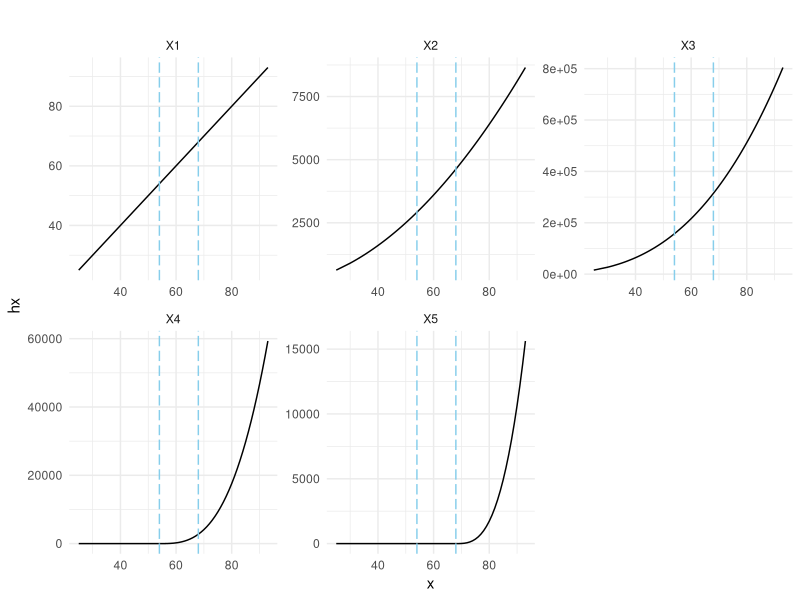
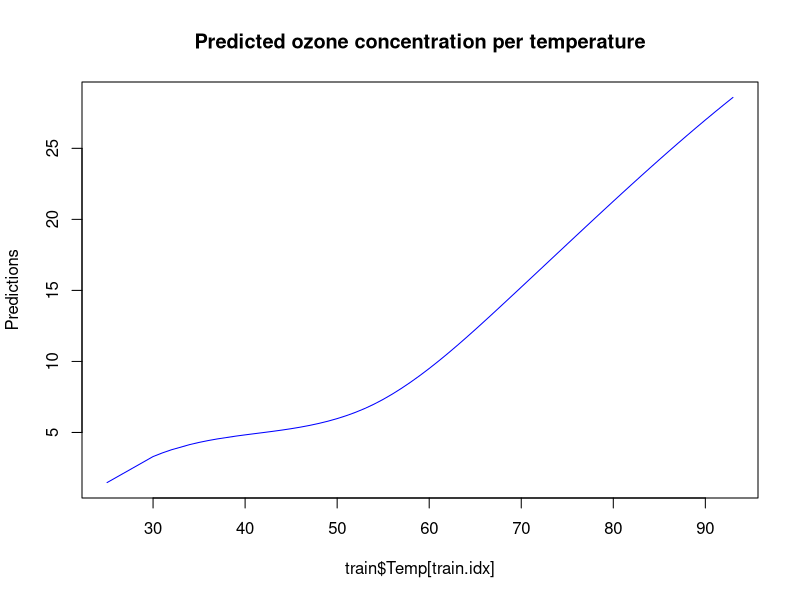
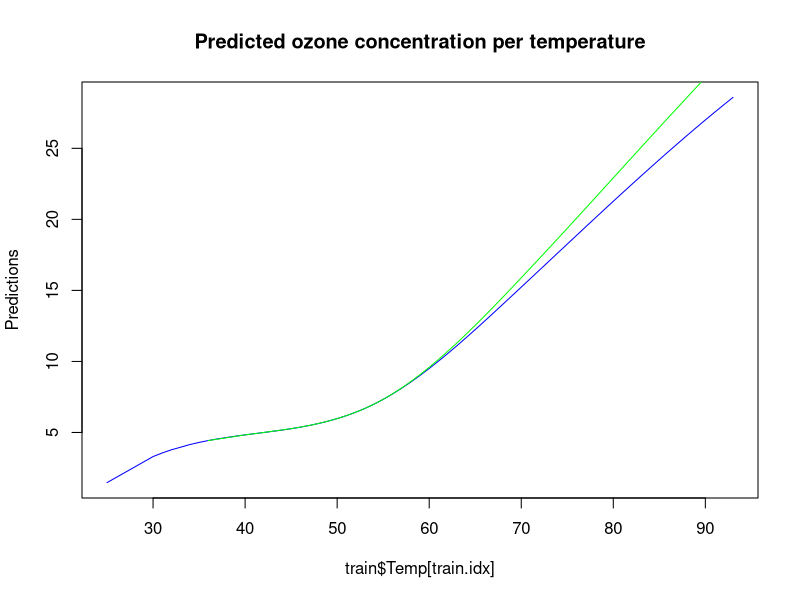
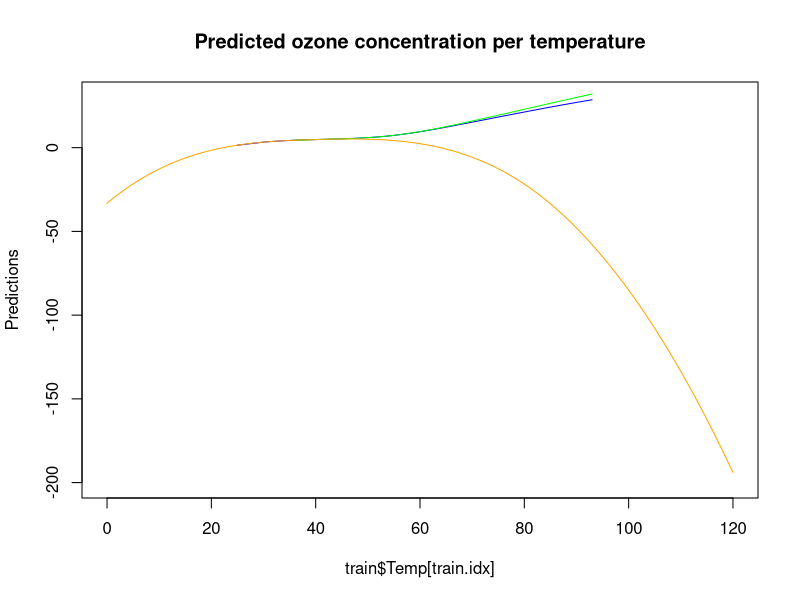
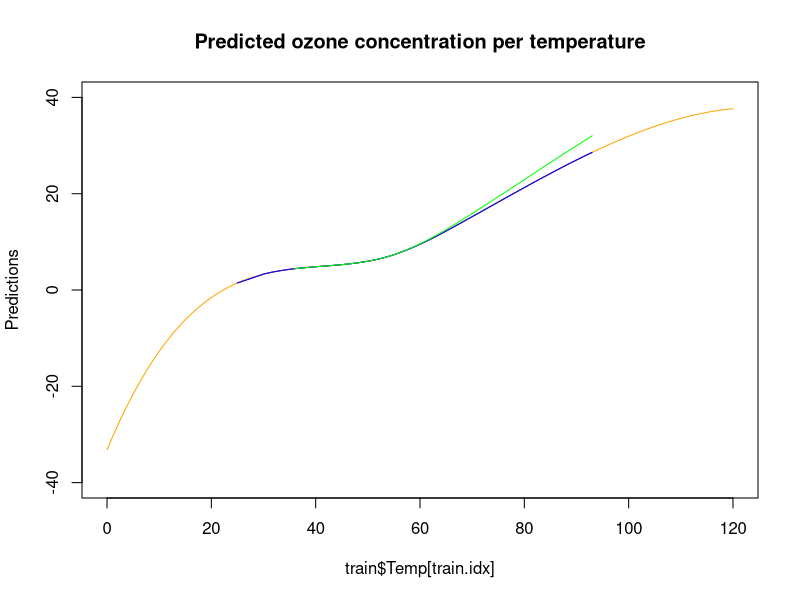
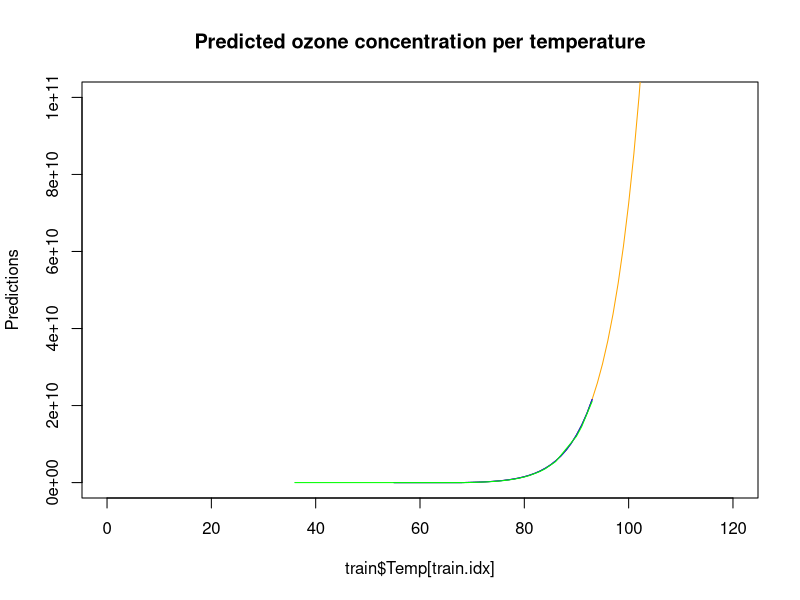

These figures' R source, in order:
## ---- chunk 1
library("knitr")
# library("ROCit")
# library("ISLR")
# library("klaR")
# library("glmnet")
# install.packages("gclus")
library("gclus")
library("tidyverse")

set.seed(11721138)
## ---- chunk 2
data(ozone)

# perform train set split
train_idx <- sample(1:nrow(ozone), nrow(ozone)%/%3*2, replace=FALSE)
train <- ozone[train_idx, ]
test <-  ozone[-train_idx, ]

# ozone
## ---- chunk 3
getsplines <- function(x, nknots=2, M=4){
  # nknots ... number of knots -> placed at regular quantiles
  # M ... M-1 is the degree of the polynomial
  n <- length(x)
  # X will not get an intercept column
  X <- matrix(NA, nrow=n, ncol=(M - 1) + nknots)
  for (i in 1:(M - 1)){ 
    X[,i] <- x^i 
    }
  # now the basis functions for the constraints:
  quant <- seq(0, 1, 1 / (nknots + 1))[c(2 : (nknots + 1))]
  qu <- quantile(x,quant)
  for (i in M : (M + nknots - 1)){
    X[,i] <- ifelse(x - qu[i - M + 1] < 0, 0, (x - qu[i - M + 1])^(M - 1))
  }
  list(x=x, X=X, quantiles=quant, xquantiles=qu)
}

## ---- chunk 4
plotspl <- function(splobj, ..., title=""){
  vertical.lines <- splobj$xquantiles %>% unname()
  splobj %>%  
    .$X %>% 
    data.frame() %>% 
    mutate(x=X1) %>% 
    pivot_longer(-c(x), values_to = "hx") %>% 
    ggplot(aes(x=x, y=hx)) +
      geom_line() +
      theme_minimal() +
      facet_wrap(~name, scales="free") +
      geom_vline(xintercept=vertical.lines, 
                 colour="skyblue", 
                 linetype = "longdash") +
      ggtitle(title) 
  }

# getsplines(ozone$Temp) %>% 
#   plotspl(main="Temp")
## ---- chunk 5
# These lines create splines for all columns, not just temp
# splines <- train %>% 
#   colnames() %>% 
#   lapply(function(name){
#     list(name=name, splines=getsplines(train[[name]]))
#   })
# 
# splines %>% 
#   lapply(function(spline) plotspl(spline$splines, title=spline$name))

# Creating splines for the temperature
splines.temp.train <- getsplines(train$Temp)
splines.temp.test <- getsplines(test$Temp)
plotspl(splines.temp.train, "Temperature Splines")
# plotspl(splines.temp.test, "Temperature Splines")

## ---- chunk 6
# fit the model
training.data <- data.frame(splines.temp.train$X, Ozone=train$Ozone)
model1 <- lm(Ozone ~ ., data=training.data)
summary(model1)
# make predictions
train.idx <- train$Temp %>% sort(index.return=TRUE) %>% .$ix
test.idx <- test$Temp %>% sort(index.return=TRUE) %>% .$ix
yhat.train <- predict(model1, training.data)

plot(train$Temp[train.idx], yhat.train[train.idx], ylab="Predictions", main="Predicted ozone concentration per temperature", col="blue", type="l")
## ---- chunk 7


plot(train$Temp[train.idx], yhat.train[train.idx], ylab="Predictions", main="Predicted ozone concentration per temperature", col="blue", type="l")

test.data <- data.frame(splines.temp.test$X, Ozone=test$Ozone)
yhat.test <- predict(model1, test.data)
lines(test$Temp[test.idx], yhat.test[test.idx], col="green")

## ---- chunk 8
plot(train$Temp[train.idx], yhat.train[train.idx], ylab="Predictions", main="Predicted ozone concentration per temperature", col="blue", type="l",
     xlim=c(0, 120), 
     ylim=c(-200, 30)
     )

lines(test$Temp[test.idx], yhat.test[test.idx], col="green")


newtemp <- seq(0, 120)

newtemp %>% 
  getsplines() %>% 
  .$X %>% 
  as.data.frame() %>% 
  rename_all(str_replace_all, "V", "X") %>% 
  predict(model1, .) %>% 
  lines(newtemp, ., col="orange")
## ---- chunk 9
getsplines <- function(x, nknots=2, M=4, knots=NULL){
  # nknots ... number of knots -> placed at regular quantiles
  # M ... M-1 is the degree of the polynomial
  n <- length(x)
  # X will not get an intercept column
  X <- matrix(NA, nrow=n, ncol=(M - 1) + nknots)
  for (i in 1:(M - 1)){ 
    X[,i] <- x^i 
    }
  # now the basis functions for the constraints:
  if (is.null(knots)){
    print("a")
    # create knots from quantiles
    quant <- seq(0, 1, 1 / (nknots + 1))[c(2 : (nknots + 1))]
    qu <- quantile(x,quant)
  } else {
    # if custom knots have been given, use them as knots
    qu = knots
    # and calculate the quantile percentages of the knots
    quant <- ecdf(x)(knots)
  }
  for (i in M : (M + nknots - 1)){
    X[,i] <- ifelse(x - qu[i - M + 1] < 0, 0, (x - qu[i - M + 1])^(M - 1))
  }
  list(x=x, X=X, quantiles=quant, xquantiles=qu)
}

## ---- chunk 10
plot(train$Temp[train.idx], yhat.train[train.idx], ylab="Predictions", main="Predicted ozone concentration per temperature", col="blue", type="l",
     xlim=c(0, 120),
     ylim=c(-40, 40)
     )


# get the knots of the train data splines
training_knots <- splines.temp.train$xquantiles %>% unname()

newtemp <- seq(0, 120)
newtemp %>% 
  getsplines(knots = training_knots) %>% 
  .$X %>% 
  as.data.frame() %>% 
  rename_all(str_replace_all, "V", "X") %>% 
  predict(model1, .) %>% 
  lines(newtemp, ., col="orange")

lines(train$Temp[train.idx], yhat.train[train.idx], col="blue")
lines(test$Temp[test.idx], yhat.test[test.idx], col="green")

## ---- chunk 11

training.data <- data.frame(splines.temp.train$X, Ozone=train$Ozone)
# if specify using log for every variable in the data
# i also add a small constant to every cell to avoid lm(0)
model2 <- lm(Ozone ~ log(X1) + log(X2) + log(X3) + log(X4) + log(X5),
             data=training.data+1e-12)
# predict train data
yhat.train <- predict(model2, training.data) %>% exp()
# predict test data
test.data <- data.frame(splines.temp.test$X, Ozone=test$Ozone)
yhat.test <- predict(model2, test.data+1e-12) %>% exp()


plot(train$Temp[train.idx], yhat.train[train.idx], ylab="Predictions", main="Predicted ozone concentration per temperature", col="blue", type="l",
     xlim=c(0, 120),
     ylim=c(0, 10e10)
     )


newtemp <- seq(0, 120)
newtemp %>% 
  getsplines(knots = training_knots) %>% 
  .$X %>% 
  as.data.frame() %>% 
  rename_all(str_replace_all, "V", "X") %>% 
  predict(model2, .) %>% 
  exp() %>% 
  lines(newtemp, ., col="orange")

lines(train$Temp[train.idx], yhat.train[train.idx], col="blue")
lines(test$Temp[test.idx], yhat.test[test.idx], col="green")
